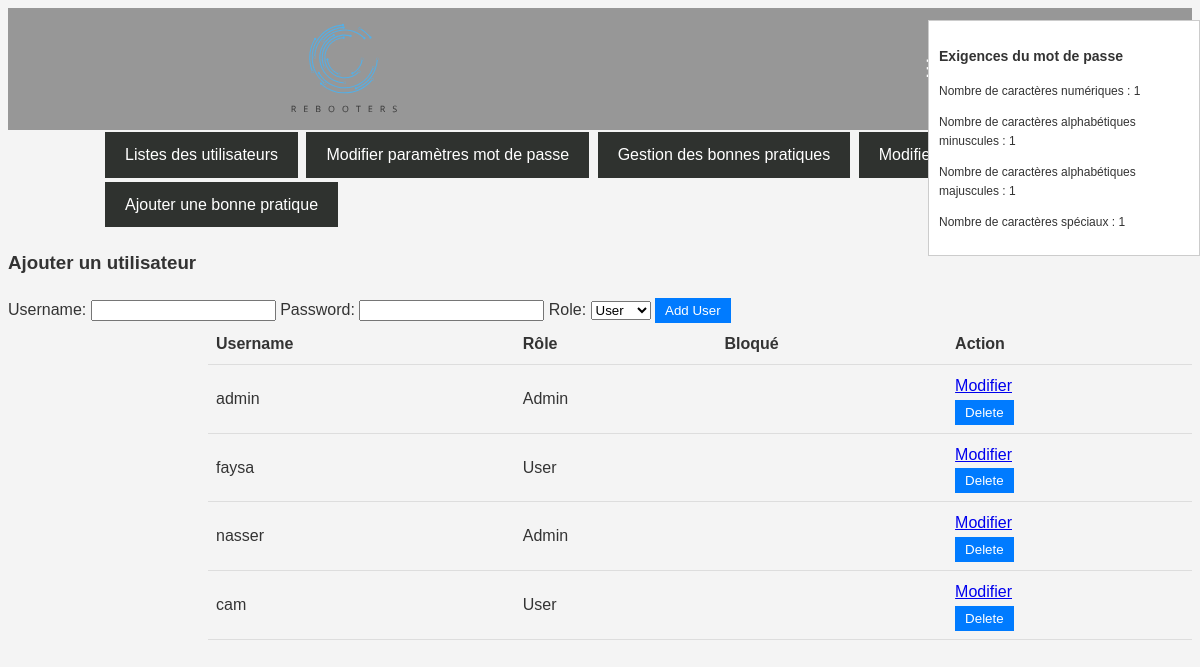
/Admin/admin_users_list.php, run on the app's committed database.
### tables this page shows
CREATE TABLE IF NOT EXISTS `passwordrequirements` (
  `id` int UNSIGNED NOT NULL AUTO_INCREMENT,
  `n` int NOT NULL,
  `p` int NOT NULL,
  `q` int NOT NULL,
  `r` int NOT NULL,
  `reg_date` timestamp NOT NULL DEFAULT CURRENT_TIMESTAMP ON UPDATE CURRENT_TIMESTAMP,
  PRIMARY KEY (`id`)
);

CREATE TABLE IF NOT EXISTS `utilisateurs` (
  `IDUtilisateur` int NOT NULL AUTO_INCREMENT,
  `NomUtilisateur` varchar(60) NOT NULL,
  `MotDePasse` varchar(255) NOT NULL,
  `TypeUtilisateur` tinyint(1) NOT NULL DEFAULT '0',
  `NBtentative` tinyint NOT NULL DEFAULT '0',
  `Bloque` tinyint(1) NOT NULL DEFAULT '0',
  PRIMARY KEY (`IDUtilisateur`)
);

### Admin/admin_users_list.php (the view, shortened to what this page needs)
<?php
include("../Database/base.php");
$stmt = $bd->prepare("SELECT NomUtilisateur, TypeUtilisateur, Bloque FROM Utilisateurs");
$stmt->execute();
$users = $stmt->fetchAll(PDO::FETCH_ASSOC);
$currentUsername = $_SESSION['username'];
$usernameToModify = isset($_GET['modify']) ? $_GET['modify'] : null;
?>
<!DOCTYPE html>
<html lang="fr">
<head>
  <link rel="stylesheet" href="/Styles/admin.css">
  <link href="https://maxcdn.bootstrapcdn.com/font-awesome/4.7.0/css/font-awesome.min.css" rel="stylesheet">
</head>
<body>
<nav>
    <div class="logo">
        <img src="/Images/logo.svg" alt="REBOOTERS Logo" height="200" >
    </div>
    <div>
        <div class="user-menu">
            <button class="user-button">☰</button>
        </div>
    </div>
</nav>
<?php
$stmt = $bd->prepare("SELECT * FROM PasswordRequirements");
$stmt->execute();
$requirements = $stmt->fetch(PDO::FETCH_ASSOC);
if ($requirements !== false) {
    $n = $requirements['n'];
    $p = $requirements['p'];
    $q = $requirements['q'];
    $r = $requirements['r'];
} else {
    $n = $p = $q = $r = 0;
}
?>
<div class="requirements-container">
    <h3>Exigences du mot de passe</h3>
    <p>Nombre de caractères numériques : <?php echo $n; ?></p>
    <p>Nombre de caractères alphabétiques minuscules : <?php echo $p; ?></p>
    <p>Nombre de caractères alphabétiques majuscules : <?php echo $q; ?></p>
    <p>Nombre de caractères spéciaux : <?php echo $r; ?></p>
</div>
<div class="menu">
    <a href="admin_users_list.php">Listes des utilisateurs</a>
    <a href="admin_banned_users.php">Modifier paramètres mot de passe</a>
    <a href="admin_bp.php">Gestion des bonnes pratiques</a>
    <a href="admin_editprog.php">Modifier un programmee</a>
    <a href="admin_addbp.php">Ajouter une bonne pratique</a>
</div>
<h3>Ajouter un utilisateur</h3>
<form action="../Database/add_user.php" method="post">
    <label for="username">Username:</label>
    <input type="text" id="username" name="username" required>
    <label for="password">Password:</label>
    <input type="password" id="password" name="password" required>
    <label for="role">Role:</label>
    <select id="role" name="role">
        <option value="0">User</option>
    </select>
    <button type="submit"> Add User </button>
</form>
<div class="content">
    <table>
        <tr>
            <th>Username</th>
            <th>Rôle</th>
            <th>Bloqué</th>
            <th>Action</th>
        </tr>
        <?php foreach ($users as $user): ?>
            <tr>
                <td><?php echo htmlspecialchars($user['NomUtilisateur']); ?></td>
                <td><?php echo $user['TypeUtilisateur'] == 1 ? 'Admin' : 'User'; ?></td>
                <td><?php echo $user['Bloque'] == 1 ? 'Oui' : ''; ?></td>
                <td>
                    <?php if ($usernameToModify === $user['NomUtilisateur'] && $currentUsername !== $user['NomUtilisateur']): ?>
                    <?php else: ?>
                        <?php if ($currentUsername !== $user['NomUtilisateur']): ?>
                            <a href="?edit=<?php echo urlencode($user['NomUtilisateur']); ?>">Modifier</a>
                            <form action="../Database/delete_user.php" method="POST" onsubmit="return confirm('Are you sure ?');">
                                <button type="submit">Delete</button>
                            </form>
                        <?php endif; ?>
                    <?php endif; ?>
                </td>
            </tr>
        <?php endforeach; ?>
    </table>
</div>
</body>
</html>

### Styles/admin.css (style rules this page uses)
body { font-family: Arial, sans-serif; background: #f4f4f4; color: #333; line-height: 1.6; }
nav { background-color: #979797; color: white; padding: 1rem 0; display: flex; justify-content: space-around; align-items: center; }
.logo { font-size: 1.5rem; font-weight: bold; display: flex; align-items: center; }
.menu-button, .user-button { background: none; border: none; cursor: pointer; color: white; font-size: 1.5rem; }
.user-menu { position: relative; display: inline-block; }
.logo { height: 90px; }
.content { margin-left: 200px; }
table { width: 100%; border-collapse: collapse; }
th, td { text-align: left; padding: 8px; border-bottom: 1px solid #ddd; }
.menu a { display: inline-block; padding: 10px 20px; margin: 2px; background-color: #2f322f; color: white; text-decoration: none; font-size: 16px; }
.menu { margin-left: 95px; }
button { cursor: pointer; padding: 5px 10px; border: none; background-color: #007BFF; color: white; }

### Admin/admin_users_list.php (style rules this page uses)
.requirements-container { position: fixed; top: 20px; right: 0; background: #fff; border: 1px solid #ccc; padding: 10px; z-index: 1000; width: 250px; font-size: 12px; }

### data on the page
passwordrequirements: n "1", p "1", q "1", r "1"
utilisateurs: NomUtilisateur "admin", TypeUtilisateur "Admin"
utilisateurs: NomUtilisateur "faysa", TypeUtilisateur "User"
utilisateurs: NomUtilisateur "nasser", TypeUtilisateur "Admin"
utilisateurs: NomUtilisateur "cam", TypeUtilisateur "User"
